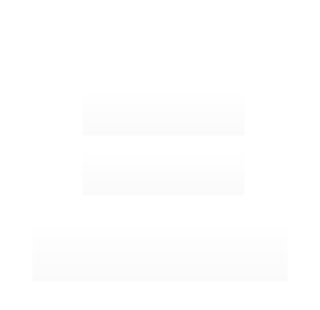
<?xml version="1.0" encoding="UTF-8"?>
<ui version="4.0">
 <class>PauseWindow</class>
 <widget class="QDialog" name="PauseWindow">
  <property name="geometry">
   <rect>
    <x>0</x>
    <y>0</y>
    <width>320</width>
    <height>310</height>
   </rect>
  </property>
  <property name="windowTitle">
   <string>Pause</string>
  </property>
  <property name="styleSheet">
   <string notr="true">background-color: rgba(255, 255, 255, 0);
border-color: rgba(255, 255, 255, 0);
gridline-color: rgba(255, 255, 255, 0);
selection-background-color: rgba(255, 255, 255, 0);
selection-color: rgba(255, 255, 255, 0);
border-color: rgba(255, 255, 255, 0);
color: rgba(255, 255, 255, 0);</string>
  </property>
  <widget class="QPushButton" name="restart_botton">
   <property name="geometry">
    <rect>
     <x>82</x>
     <y>90</y>
     <width>163</width>
     <height>46</height>
    </rect>
   </property>
   <property name="focusPolicy">
    <enum>Qt::NoFocus</enum>
   </property>
   <property name="styleSheet">
    <string notr="true">background-color: rgba(255, 255, 255, 0);
border-color: rgba(255, 255, 255, 0);
gridline-color: rgba(255, 255, 255, 0);
selection-background-color: rgba(255, 255, 255, 0);
selection-color: rgba(255, 255, 255, 0);
border-color: rgba(255, 255, 255, 0);
color: rgba(255, 255, 255, 0);</string>
   </property>
   <property name="text">
    <string/>
   </property>
  </widget>
  <widget class="QPushButton" name="return_to_menu_botton">
   <property name="geometry">
    <rect>
     <x>82</x>
     <y>150</y>
     <width>163</width>
     <height>46</height>
    </rect>
   </property>
   <property name="focusPolicy">
    <enum>Qt::NoFocus</enum>
   </property>
   <property name="styleSheet">
    <string notr="true">background-color: rgba(255, 255, 255, 0);
border-color: rgba(255, 255, 255, 0);
gridline-color: rgba(255, 255, 255, 0);
selection-background-color: rgba(255, 255, 255, 0);
selection-color: rgba(255, 255, 255, 0);
border-color: rgba(255, 255, 255, 0);
color: rgba(255, 255, 255, 0);</string>
   </property>
   <property name="text">
    <string/>
   </property>
  </widget>
  <widget class="QPushButton" name="continue_botton">
   <property name="geometry">
    <rect>
     <x>32</x>
     <y>220</y>
     <width>256</width>
     <height>62</height>
    </rect>
   </property>
   <property name="palette">
    <palette>
     <active>
      <colorrole role="WindowText">
       <brush brushstyle="SolidPattern">
        <color alpha="0">
         <red>255</red>
         <green>255</green>
         <blue>255</blue>
        </color>
       </brush>
      </colorrole>
      <colorrole role="Button">
       <brush brushstyle="SolidPattern">
        <color alpha="0">
         <red>255</red>
         <green>255</green>
         <blue>255</blue>
        </color>
       </brush>
      </colorrole>
      <colorrole role="Light">
       <brush brushstyle="SolidPattern">
        <color alpha="0">
         <red>255</red>
         <green>255</green>
         <blue>255</blue>
        </color>
       </brush>
      </colorrole>
      <colorrole role="Midlight">
       <brush brushstyle="SolidPattern">
        <color alpha="0">
         <red>20</red>
         <green>65</green>
         <blue>227</blue>
        </color>
       </brush>
      </colorrole>
      <colorrole role="Dark">
       <brush brushstyle="SolidPattern">
        <color alpha="0">
         <red>160</red>
         <green>160</green>
         <blue>160</blue>
        </color>
       </brush>
      </colorrole>
      <colorrole role="Mid">
       <brush brushstyle="SolidPattern">
        <color alpha="0">
         <red>160</red>
         <green>160</green>
         <blue>160</blue>
        </color>
       </brush>
      </colorrole>
      <colorrole role="Text">
       <brush brushstyle="SolidPattern">
        <color alpha="0">
         <red>255</red>
         <green>255</green>
         <blue>255</blue>
        </color>
       </brush>
      </colorrole>
      <colorrole role="BrightText">
       <brush brushstyle="SolidPattern">
        <color alpha="0">
         <red>255</red>
         <green>255</green>
         <blue>255</blue>
        </color>
       </brush>
      </colorrole>
      <colorrole role="ButtonText">
       <brush brushstyle="SolidPattern">
        <color alpha="0">
         <red>255</red>
         <green>255</green>
         <blue>255</blue>
        </color>
       </brush>
      </colorrole>
      <colorrole role="Base">
       <brush brushstyle="SolidPattern">
        <color alpha="0">
         <red>255</red>
         <green>255</green>
         <blue>255</blue>
        </color>
       </brush>
      </colorrole>
      <colorrole role="Window">
       <brush brushstyle="SolidPattern">
        <color alpha="0">
         <red>255</red>
         <green>255</green>
         <blue>255</blue>
        </color>
       </brush>
      </colorrole>
      <colorrole role="Shadow">
       <brush brushstyle="SolidPattern">
        <color alpha="0">
         <red>105</red>
         <green>105</green>
         <blue>105</blue>
        </color>
       </brush>
      </colorrole>
      <colorrole role="Highlight">
       <brush brushstyle="SolidPattern">
        <color alpha="0">
         <red>255</red>
         <green>255</green>
         <blue>255</blue>
        </color>
       </brush>
      </colorrole>
      <colorrole role="HighlightedText">
       <brush brushstyle="SolidPattern">
        <color alpha="0">
         <red>255</red>
         <green>255</green>
         <blue>255</blue>
        </color>
       </brush>
      </colorrole>
      <colorrole role="Link">
       <brush brushstyle="SolidPattern">
        <color alpha="0">
         <red>0</red>
         <green>0</green>
         <blue>255</blue>
        </color>
       </brush>
      </colorrole>
      <colorrole role="LinkVisited">
       <brush brushstyle="SolidPattern">
        <color alpha="0">
         <red>255</red>
         <green>0</green>
         <blue>255</blue>
        </color>
       </brush>
      </colorrole>
      <colorrole role="AlternateBase">
       <brush brushstyle="SolidPattern">
        <color alpha="0">
         <red>246</red>
         <green>246</green>
         <blue>246</blue>
        </color>
       </brush>
      </colorrole>
      <colorrole role="NoRole">
       <brush brushstyle="SolidPattern">
        <color alpha="0">
         <red>0</red>
         <green>0</green>
         <blue>0</blue>
        </color>
       </brush>
      </colorrole>
      <colorrole role="ToolTipBase">
       <brush brushstyle="SolidPattern">
        <color alpha="0">
         <red>170</red>
         <green>255</green>
         <blue>255</blue>
        </color>
       </brush>
      </colorrole>
      <colorrole role="ToolTipText">
       <brush brushstyle="SolidPattern">
        <color alpha="0">
         <red>0</red>
         <green>0</green>
         <blue>0</blue>
        </color>
       </brush>
      </colorrole>
      <colorrole role="PlaceholderText">
       <brush brushstyle="SolidPattern">
        <color alpha="0">
         <red>255</red>
         <green>255</green>
         <blue>255</blue>
        </color>
       </brush>
      </colorrole>
     </active>
     <inactive>
      <colorrole role="WindowText">
       <brush brushstyle="SolidPattern">
        <color alpha="0">
         <red>255</red>
         <green>255</green>
         <blue>255</blue>
        </color>
       </brush>
      </colorrole>
      <colorrole role="Button">
       <brush brushstyle="SolidPattern">
        <color alpha="0">
         <red>255</red>
         <green>255</green>
         <blue>255</blue>
        </color>
       </brush>
      </colorrole>
      <colorrole role="Light">
       <brush brushstyle="SolidPattern">
        <color alpha="0">
         <red>255</red>
         <green>255</green>
         <blue>255</blue>
        </color>
       </brush>
      </colorrole>
      <colorrole role="Midlight">
       <brush brushstyle="SolidPattern">
        <color alpha="0">
         <red>20</red>
         <green>65</green>
         <blue>227</blue>
        </color>
       </brush>
      </colorrole>
      <colorrole role="Dark">
       <brush brushstyle="SolidPattern">
        <color alpha="0">
         <red>160</red>
         <green>160</green>
         <blue>160</blue>
        </color>
       </brush>
      </colorrole>
      <colorrole role="Mid">
       <brush brushstyle="SolidPattern">
        <color alpha="0">
         <red>160</red>
         <green>160</green>
         <blue>160</blue>
        </color>
       </brush>
      </colorrole>
      <colorrole role="Text">
       <brush brushstyle="SolidPattern">
        <color alpha="0">
         <red>255</red>
         <green>255</green>
         <blue>255</blue>
        </color>
       </brush>
      </colorrole>
      <colorrole role="BrightText">
       <brush brushstyle="SolidPattern">
        <color alpha="0">
         <red>255</red>
         <green>255</green>
         <blue>255</blue>
        </color>
       </brush>
      </colorrole>
      <colorrole role="ButtonText">
       <brush brushstyle="SolidPattern">
        <color alpha="0">
         <red>255</red>
         <green>255</green>
         <blue>255</blue>
        </color>
       </brush>
      </colorrole>
      <colorrole role="Base">
       <brush brushstyle="SolidPattern">
        <color alpha="0">
         <red>255</red>
         <green>255</green>
         <blue>255</blue>
        </color>
       </brush>
      </colorrole>
      <colorrole role="Window">
       <brush brushstyle="SolidPattern">
        <color alpha="0">
         <red>255</red>
         <green>255</green>
         <blue>255</blue>
        </color>
       </brush>
      </colorrole>
      <colorrole role="Shadow">
       <brush brushstyle="SolidPattern">
        <color alpha="0">
         <red>105</red>
         <green>105</green>
         <blue>105</blue>
        </color>
       </brush>
      </colorrole>
      <colorrole role="Highlight">
       <brush brushstyle="SolidPattern">
        <color alpha="0">
         <red>255</red>
         <green>255</green>
         <blue>255</blue>
        </color>
       </brush>
      </colorrole>
      <colorrole role="HighlightedText">
       <brush brushstyle="SolidPattern">
        <color alpha="0">
         <red>255</red>
         <green>255</green>
         <blue>255</blue>
        </color>
       </brush>
      </colorrole>
      <colorrole role="Link">
       <brush brushstyle="SolidPattern">
        <color alpha="0">
         <red>0</red>
         <green>0</green>
         <blue>255</blue>
        </color>
       </brush>
      </colorrole>
      <colorrole role="LinkVisited">
       <brush brushstyle="SolidPattern">
        <color alpha="0">
         <red>255</red>
         <green>0</green>
         <blue>255</blue>
        </color>
       </brush>
      </colorrole>
      <colorrole role="AlternateBase">
       <brush brushstyle="SolidPattern">
        <color alpha="0">
         <red>246</red>
         <green>246</green>
         <blue>246</blue>
        </color>
       </brush>
      </colorrole>
      <colorrole role="NoRole">
       <brush brushstyle="SolidPattern">
        <color alpha="0">
         <red>0</red>
         <green>0</green>
         <blue>0</blue>
        </color>
       </brush>
      </colorrole>
      <colorrole role="ToolTipBase">
       <brush brushstyle="SolidPattern">
        <color alpha="0">
         <red>170</red>
         <green>255</green>
         <blue>255</blue>
        </color>
       </brush>
      </colorrole>
      <colorrole role="ToolTipText">
       <brush brushstyle="SolidPattern">
        <color alpha="0">
         <red>0</red>
         <green>0</green>
         <blue>0</blue>
        </color>
       </brush>
      </colorrole>
      <colorrole role="PlaceholderText">
       <brush brushstyle="SolidPattern">
        <color alpha="0">
         <red>255</red>
         <green>255</green>
         <blue>255</blue>
        </color>
       </brush>
      </colorrole>
     </inactive>
     <disabled>
      <colorrole role="WindowText">
       <brush brushstyle="SolidPattern">
        <color alpha="0">
         <red>160</red>
         <green>160</green>
         <blue>160</blue>
        </color>
       </brush>
      </colorrole>
      <colorrole role="Button">
       <brush brushstyle="SolidPattern">
        <color alpha="0">
         <red>255</red>
         <green>255</green>
         <blue>255</blue>
        </color>
       </brush>
      </colorrole>
      <colorrole role="Light">
       <brush brushstyle="SolidPattern">
        <color alpha="0">
         <red>255</red>
         <green>255</green>
         <blue>255</blue>
        </color>
       </brush>
      </colorrole>
      <colorrole role="Midlight">
       <brush brushstyle="SolidPattern">
        <color alpha="0">
         <red>20</red>
         <green>65</green>
         <blue>227</blue>
        </color>
       </brush>
      </colorrole>
      <colorrole role="Dark">
       <brush brushstyle="SolidPattern">
        <color alpha="0">
         <red>160</red>
         <green>160</green>
         <blue>160</blue>
        </color>
       </brush>
      </colorrole>
      <colorrole role="Mid">
       <brush brushstyle="SolidPattern">
        <color alpha="0">
         <red>160</red>
         <green>160</green>
         <blue>160</blue>
        </color>
       </brush>
      </colorrole>
      <colorrole role="Text">
       <brush brushstyle="SolidPattern">
        <color alpha="0">
         <red>160</red>
         <green>160</green>
         <blue>160</blue>
        </color>
       </brush>
      </colorrole>
      <colorrole role="BrightText">
       <brush brushstyle="SolidPattern">
        <color alpha="0">
         <red>255</red>
         <green>255</green>
         <blue>255</blue>
        </color>
       </brush>
      </colorrole>
      <colorrole role="ButtonText">
       <brush brushstyle="SolidPattern">
        <color alpha="0">
         <red>160</red>
         <green>160</green>
         <blue>160</blue>
        </color>
       </brush>
      </colorrole>
      <colorrole role="Base">
       <brush brushstyle="SolidPattern">
        <color alpha="0">
         <red>255</red>
         <green>255</green>
         <blue>255</blue>
        </color>
       </brush>
      </colorrole>
      <colorrole role="Window">
       <brush brushstyle="SolidPattern">
        <color alpha="0">
         <red>255</red>
         <green>255</green>
         <blue>255</blue>
        </color>
       </brush>
      </colorrole>
      <colorrole role="Shadow">
       <brush brushstyle="SolidPattern">
        <color alpha="0">
         <red>105</red>
         <green>105</green>
         <blue>105</blue>
        </color>
       </brush>
      </colorrole>
      <colorrole role="Highlight">
       <brush brushstyle="SolidPattern">
        <color alpha="0">
         <red>255</red>
         <green>255</green>
         <blue>255</blue>
        </color>
       </brush>
      </colorrole>
      <colorrole role="HighlightedText">
       <brush brushstyle="SolidPattern">
        <color alpha="0">
         <red>255</red>
         <green>255</green>
         <blue>255</blue>
        </color>
       </brush>
      </colorrole>
      <colorrole role="Link">
       <brush brushstyle="SolidPattern">
        <color alpha="0">
         <red>0</red>
         <green>0</green>
         <blue>255</blue>
        </color>
       </brush>
      </colorrole>
      <colorrole role="LinkVisited">
       <brush brushstyle="SolidPattern">
        <color alpha="0">
         <red>255</red>
         <green>0</green>
         <blue>255</blue>
        </color>
       </brush>
      </colorrole>
      <colorrole role="AlternateBase">
       <brush brushstyle="SolidPattern">
        <color alpha="0">
         <red>246</red>
         <green>246</green>
         <blue>246</blue>
        </color>
       </brush>
      </colorrole>
      <colorrole role="NoRole">
       <brush brushstyle="SolidPattern">
        <color alpha="0">
         <red>0</red>
         <green>0</green>
         <blue>0</blue>
        </color>
       </brush>
      </colorrole>
      <colorrole role="ToolTipBase">
       <brush brushstyle="SolidPattern">
        <color alpha="0">
         <red>170</red>
         <green>255</green>
         <blue>255</blue>
        </color>
       </brush>
      </colorrole>
      <colorrole role="ToolTipText">
       <brush brushstyle="SolidPattern">
        <color alpha="0">
         <red>0</red>
         <green>0</green>
         <blue>0</blue>
        </color>
       </brush>
      </colorrole>
      <colorrole role="PlaceholderText">
       <brush brushstyle="SolidPattern">
        <color alpha="0">
         <red>255</red>
         <green>255</green>
         <blue>255</blue>
        </color>
       </brush>
      </colorrole>
     </disabled>
    </palette>
   </property>
   <property name="focusPolicy">
    <enum>Qt::NoFocus</enum>
   </property>
   <property name="styleSheet">
    <string notr="true">background-color: rgba(255, 255, 255, 0);
border-color: rgba(255, 255, 255, 0);
gridline-color: rgba(255, 255, 255, 0);
selection-background-color: rgba(255, 255, 255, 0);
selection-color: rgba(255, 255, 255, 0);
border-color: rgba(255, 255, 255, 0);
color: rgba(255, 255, 255, 0);
</string>
   </property>
   <property name="text">
    <string/>
   </property>
  </widget>
 </widget>
 <resources/>
 <connections/>
</ui>
